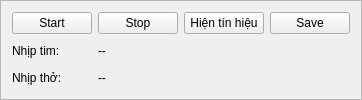
    <widget class="QFrame" name="frame_control">
     <property name="sizePolicy">
      <sizepolicy hsizetype="Expanding" vsizetype="Minimum">
       <horstretch>0</horstretch>
       <verstretch>0</verstretch>
      </sizepolicy>
     </property>
     <property name="frameShape">
      <enum>QFrame::StyledPanel</enum>
     </property>
     <property name="frameShadow">
      <enum>QFrame::Raised</enum>
     </property>
     <layout class="QGridLayout" name="gridLayout_11">
      <item row="1" column="1">
       <widget class="QLabel" name="label_2">
        <property name="text">
         <string>--</string>
        </property>
       </widget>
      </item>
      <item row="1" column="0">
       <widget class="QLabel" name="label">
        <property name="text">
         <string>Nhịp tim:</string>
        </property>
       </widget>
      </item>
      <item row="0" column="1">
       <widget class="QPushButton" name="Stop_pushButton">
        <property name="text">
         <string>Stop</string>
        </property>
       </widget>
      </item>
      <item row="0" column="4">
       <widget class="QPushButton" name="pushButton">
        <property name="text">
         <string>Hiện tín hiệu</string>
        </property>
       </widget>
      </item>
      <item row="0" column="0">
       <widget class="QPushButton" name="Start_pushButton">
        <property name="text">
         <string>Start</string>
        </property>
       </widget>
      </item>
      <item row="0" column="5">
       <widget class="QPushButton" name="Save_pushButton">
        <property name="text">
         <string>Save</string>
        </property>
       </widget>
      </item>
      <item row="2" column="0">
       <widget class="QLabel" name="label_3">
        <property name="text">
         <string>Nhịp thở:</string>
        </property>
       </widget>
      </item>
      <item row="2" column="1">
       <widget class="QLabel" name="label_4">
        <property name="text">
         <string>--</string>
        </property>
       </widget>
      </item>
     </layout>
    </widget>
